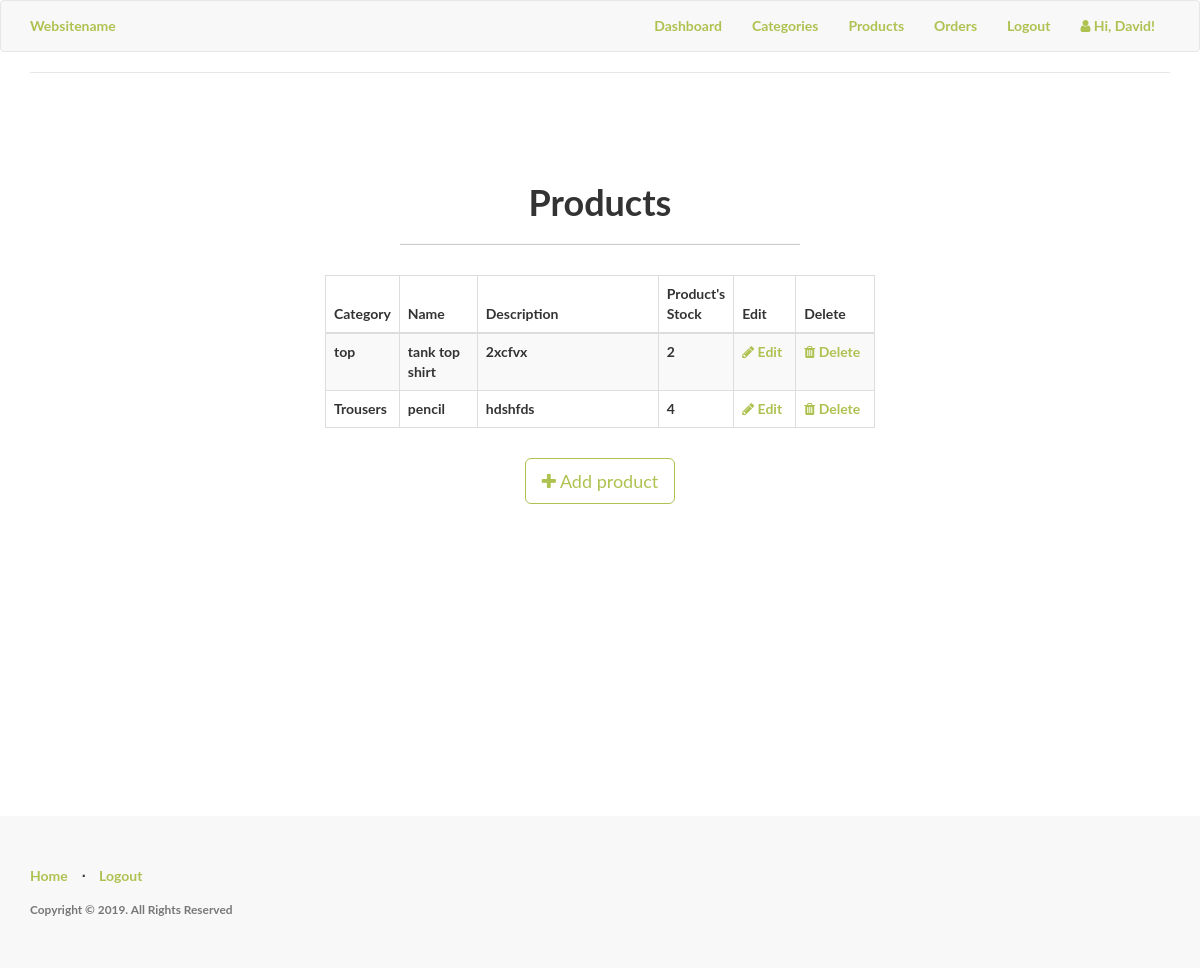
The page /admin/products/ (signed in) on the database as committed earlier.
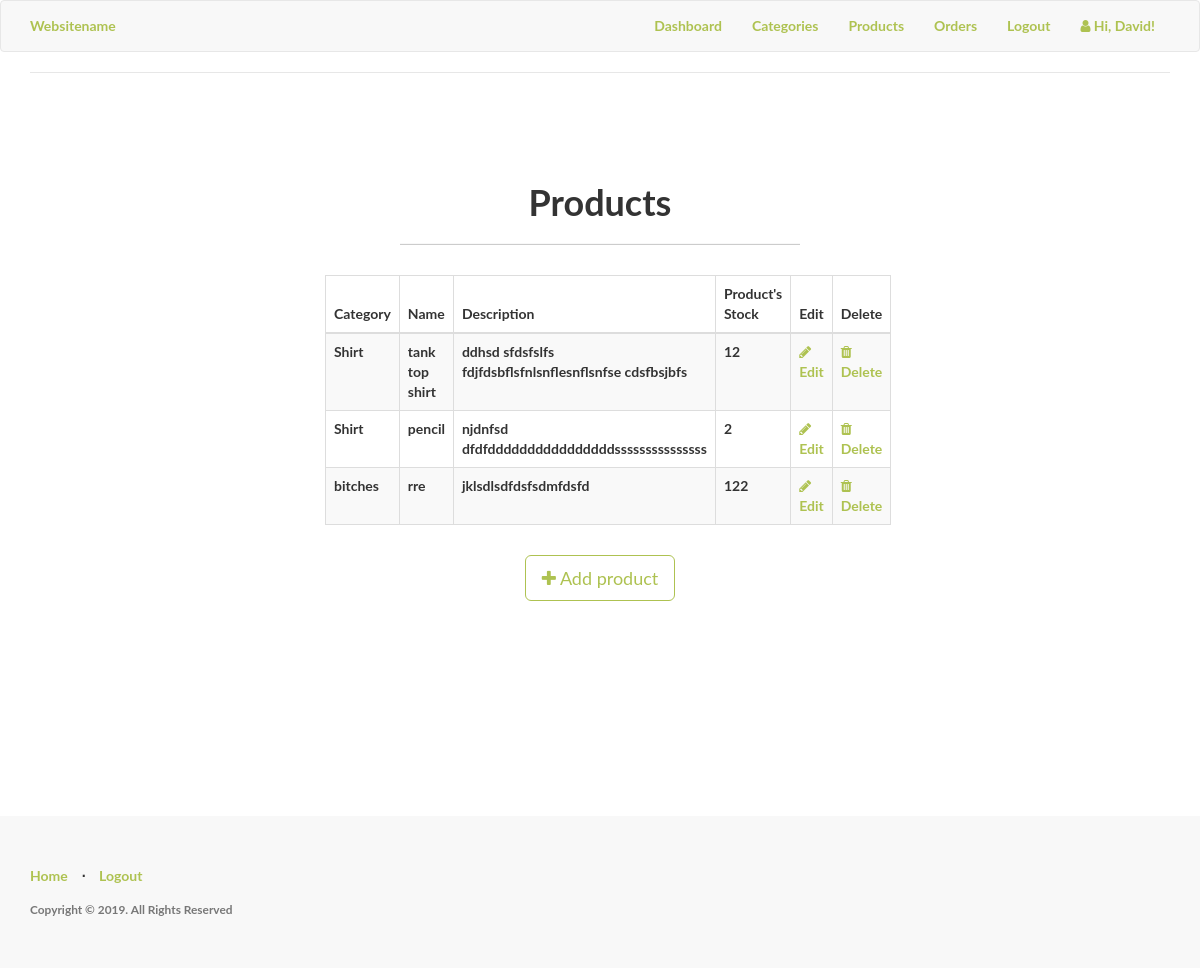
The same page on the database as committed later.
### app/models.py (models this page shows, shortened)
class Products(db.Model):
	__tablename__ = 'product'
	id = db.Column(db.Integer, primary_key=True)
	product_name = db.Column(db.String(100), index=True)
	product_price = db.Column(db.Integer, index=True)
	product_image = db.Column(db.String(120),index=True)
	product_description = db.Column(db.String(200), index=True)
	product_stock = db.Column(db.Integer, index = True)
	categories_id = db.Column(db.Integer, db.ForeignKey('categories.id'))
	kart_id = db.Column(db.Integer, db.ForeignKey('kart.id'))
	variation = db.relationship('ProductVariations', backref='product_variation')
	'''
		foreign key for product.id
		test this weda its one order several products or several orders, serveral products
		using many to many for now
		#many many rel with order
	'''
	order = db.relationship("Order", secondary = association_table)

class Categories(db.Model):
	id = db.Column(db.Integer, primary_key=True)
	category_name  = db.Column(db.String(20), index = True)
	product = db.relationship('Products', backref='products_categories')

### app/admin/routes.py (the view)
@admin.route('/products/')
@login_required
def list_products():
	check_admin()
	'''
	list all products
	'''
	products = Products.query.all()
	return render_template('admin/products/products.html', title = 'Products', products = products)

### app/admin/routes.py (called while the page is built)
def check_admin():
	if not current_user.is_admin:
		abort(403)

### app/models.py (called while the page is built)
@login_manager.user_loader
def load_user(id):
    return User.query.get(int(id))

### app/templates/admin/products/products.html (shortened to what this page needs)
{% import "bootstrap/utils.html" as utils %}
{% extends "header.html" %}
{% block body %}
<div class="content-section">
  <div class="outer">
    <div class="middle">
      <div class="inner">
        <br/>
        <br/>
        <h1 style="text-align:center;">Products</h1>
        {% if products %}
          <hr class="intro-divider">
          <div class="center">
            <table class="table table-striped table-bordered">
              <thead>
                <tr>
                  <th width="10%"> Category</th>
                  <th width="15%"> Name </th>
                  <th width="36%"> Description </th>
                  <th width="12%"> Product's Stock </th>
                  <th width="12%"> Edit </th>
                  <th width="15%"> Delete </th>
                </tr>
              </thead>
              <tbody>
              {% for product in products %}
                <tr>
                  <td>{{ product.products_categories.category_name }} </td>
                  <td> {{ product.product_name }} </td>
                  <td> {{ product.product_description }} </td>
                  <td>
                    {% if product %}
                      {{ product.product_stock }}
                    {% else %}
                      0
                    {% endif %}
                  </td>
                  <td>
                    <a href="{{ url_for('admin.edit_product', id=product.id) }}">
                      <i class="fa fa-pencil"></i> Edit
                    </a>
                  </td>
                  <td>
                    <a href="{{ url_for('admin.delete_product', id=product.id) }}">
                      <i class="fa fa-trash"></i> Delete
                    </a>
                  </td>
                </tr>
              {% endfor %}
              </tbody>
            </table>
          </div>
          <div style="text-align: center">
        {% else %}
          <div style="text-align: center">
            <h3> No Products have been added. </h3>
            <hr class="intro-divider">
        {% endif %}
          <a href="{{ url_for('admin.add_product') }}" class="btn btn-default btn-lg">
            <i class="fa fa-plus"></i>
            Add product
          </a>
        </div>
      </div>
    </div>
  </div>
</div>
{% endblock %}

Rows that differ between the two databases and show on the page:
changed Products "tank top shirt": products_categories.category_name "top" → "Shirt"; product_description "2xcfvx" → "ddhsd sfdsfslfs fdjfdsbflsfnlsnflesnflsnfse cdsfbsjbfs"; product_stock "2" → "12"
changed Products "pencil": products_categories.category_name "Trousers" → "Shirt"; product_description "hdshfds" → "njdnfsd dfdfddddddddddddddddsssssssssssssss"; product_stock "4" → "2"
added Products: products_categories.category_name "bitches", product_name "rre", product_description "jklsdlsdfdsfsdmfdsfd", product_stock "122"
